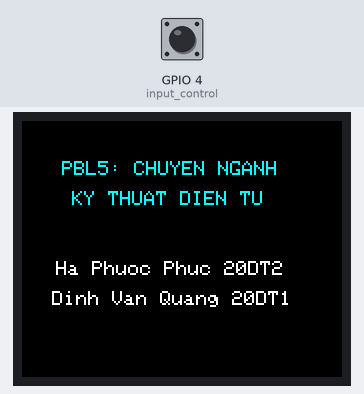
Simulated run of this sketch. Board: ESP32. On the bench: 160×128 colour display. Inputs (shaded band) come from the test bench; at power-on: GPIO 4 (input_control) HIGH. WiFi joins after 1.5 s; servers stay silent unless stated; uploads are accepted with an empty reply; the camera gives no picture; what the sketch prints to the serial monitor is not drawn.

Above: at 0.2 s.
At 4.0 s:
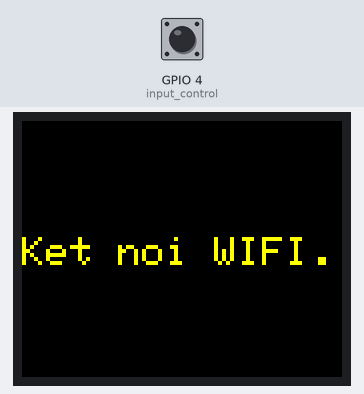
At 5.6 s:
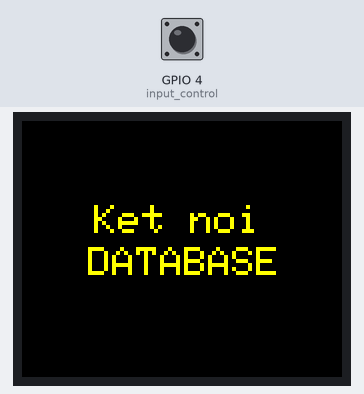
At 7.5 s:
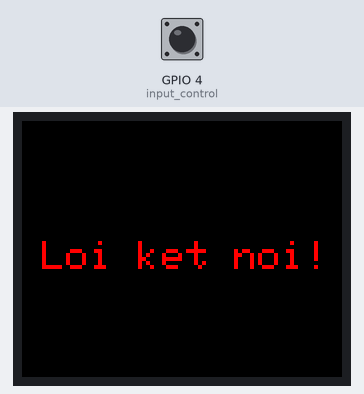

Measured:
- what the display in image 1 shows lasts 1.5 s, from 4.0 s to 5.5 s

The sketch:

ESP32Cam_Stream_Webserver_PHP.ino
```cpp
#include "esp_camera.h"
#include <WiFi.h>
#include <HTTPClient.h>
#include <ArduinoJson.h>
#include <Adafruit_GFX.h>
#include <Adafruit_ST7735.h>

//Vcc=5V, LED=3.3V
#define TFT_CS         15  //chip select connect to pin 15
#define TFT_RST        12   //reset connect to pin 2
#define TFT_A0         2   //AO/DC connect to pin 4
#define TFT_SDA        13  //Data = SDA/MOSI connect to pin 33
#define TFT_SCK        14  //Clock = SCK connect to pin 14

Adafruit_ST7735 tft = Adafruit_ST7735(TFT_CS, TFT_A0, TFT_SDA, TFT_SCK, TFT_RST);

//------------Dinh nghia mau sac----------------
#define BLACK 0x0000
#define BLUE 0x001F
#define RED 0xF800
#define GREEN 0x07E0
#define CYAN 0x07FF
#define MAGENTA 0xF81F
#define YELLOW 0xFFE0
#define WHITE 0xFFFF

// Cấu hình WiFi
const char* ssid = "LUN 1";
const char* password = "Xomtro179";

// URL của server
const char* serverUrl = "http://192.168.1.10:82/esp32cam/postdata.php";
const char* textServerUrl = "http://192.168.1.10:82/esp32cam/posttext.php";
const char* attendanceUrl = "http://192.168.1.10:82/esp32_employee_attendance/postdemo.php";

// Biến để theo dõi thời gian
unsigned long previousMillis = 0;
bool previousControlValue = 0;

// Biến cho hệ thống chấm công
String lastTimestamp = "";
bool isFirstRun = true;
unsigned long lastAttendanceCheck = 0;

#define input_control 4

void printText(char *text, uint16_t color, int x, int y,int textSize ){
  tft.setCursor(x, y);
  tft.setTextColor(color);
  tft.setTextSize(textSize);
  tft.print(text);
}

void setup() {
  Serial.begin(115200);
  tft.initR(INITR_BLACKTAB);      //Thiet lap LCD TFT
  tft.fillScreen(BLACK);          //Thiet lap mau nen LCD
  tft.setRotation(3);  // Giá trị 2 để xoay 180 độ

  printText("PBL5: CHUYEN NGANH", CYAN, 20, 20, 1);
  printText("KY THUAT DIEN TU", CYAN, 25, 35, 1);

  printText("Ha Phuoc Phuc 20DT2", WHITE, 17, 70, 1);
  printText("Dinh Van Quang 20DT1", WHITE, 15, 85, 1);
  delay(2000);

  pinMode(input_control, INPUT_PULLUP);
  Serial.println();

  // Cấu hình camera
  camera_config_t config;
  config.ledc_channel = LEDC_CHANNEL_0;
  config.ledc_timer = LEDC_TIMER_0;
  config.pin_d0 = 5;
  config.pin_d1 = 18;
  config.pin_d2 = 19;
  config.pin_d3 = 21;
  config.pin_d4 = 36;
  config.pin_d5 = 39;
  config.pin_d6 = 34;
  config.pin_d7 = 35;
  config.pin_xclk = 0;
  config.pin_pclk = 22;
  config.pin_vsync = 25;
  config.pin_href = 23;
  config.pin_sscb_sda = 26;
  config.pin_sscb_scl = 27;
  config.pin_pwdn = 32;
  config.pin_reset = -1;
  config.xclk_freq_hz = 20000000;
  config.pixel_format = PIXFORMAT_JPEG;

  if(psramFound()){
    config.frame_size = FRAMESIZE_VGA;
    config.jpeg_quality = 10;
    config.fb_count = 2;
  } else {
    config.frame_size = FRAMESIZE_SVGA;
    config.jpeg_quality = 12;
    config.fb_count = 1;
  }

  esp_err_t err = esp_camera_init(&config);
  if (err != ESP_OK) {
    Serial.printf("Khởi tạo Camera thất bại với error 0x%x", err);
    return;
  }

  sensor_t * s = esp_camera_sensor_get();
  s->set_vflip(s, 1);
  s->set_hmirror(s, 1);

  WiFi.begin(ssid, password);
  while (WiFi.status() != WL_CONNECTED) {
    delay(500);
    Serial.print(".");
  }
  tft.fillScreen(BLACK);
  printText("Ket noi WIFI.", YELLOW, 0, 58, 2);
  delay(1500);
  tft.fillScreen(BLACK);
  printText("Ket noi", YELLOW, 36, 42, 2);
  printText("DATABASE", YELLOW, 33, 63, 2);
  delay(1500);
  tft.fillScreen(BLACK);

  Serial.println("");
  Serial.println("WiFi đã kết nối");
  Serial.print("IP Address: ");
  Serial.println(WiFi.localIP());
}

// Hàm gửi chuỗi text
void sendText() {
  HTTPClient http;
  http.begin(textServerUrl);
  http.addHeader("Content-Type", "text/plain");

  int httpResponseCode = http.POST("CHAM_CONG");

  if(httpResponseCode > 0) {
    String response = http.getString();
    Serial.println("Text HTTP Response code: " + String(httpResponseCode));
    Serial.println(response);
  } else {
    Serial.print("Text Error code: ");
    Serial.println(httpResponseCode);
  }

  http.end();
}

// Hàm kiểm tra dữ liệu chấm công
void checkAttendance() {
  HTTPClient http;
  http.begin(attendanceUrl);

  int httpResponseCode = http.GET();

  if (httpResponseCode > 0) {
    String response = http.getString();

    StaticJsonDocument<2048> doc;
    DeserializationError error = deserializeJson(doc, response);

    if (error) {
      Serial.print("Lỗi parse JSON: ");
      Serial.println(error.c_str());
    } else {
      JsonArray array = doc.as<JsonArray>();

      if (array.size() > 0) {
        JsonObject latestRecord = array[0];
        String currentTimestamp = latestRecord["timestamp"].as<String>();

        if (isFirstRun) {
          lastTimestamp = currentTimestamp;
          isFirstRun = false;
          Serial.println("Đã bắt đầu theo dõi dữ liệu chấm công...");
          tft.fillScreen(BLACK);
          printText("Dang theo doi", CYAN, 0, 35, 2);
          printText("du lieu", CYAN, 0, 55, 2);
          printText("cham cong", CYAN, 0, 75, 2);
        }
        else if (currentTimestamp != lastTimestamp) {
          // Xóa màn hình trước khi hiển thị thông tin mới
          tft.fillScreen(BLACK);

          // Hiển thị tiêu đề
          printText("THONG TIN CHAM CONG", YELLOW, 23, 10, 1);
          printText("-------------------", WHITE, 23, 25, 1);

          // Hiển thị thông tin nhân viên
          String empName = latestRecord["employee_name"].as<String>();
          String status = latestRecord["status"].as<String>();

          printText("Nhan vien:", CYAN, 5, 41, 1);
          printText((char*)empName.c_str(), WHITE, 77, 37, 2);

          printText("Trang thai:", CYAN, 5, 62, 1);
          printText((char*)status.c_str(), RED, 77, 58, 2);
          // Hiển thị trạng thái với màu khác nhau
          // if(status == "CHECK IN") {
          //   printText((char*)status.c_str(), GREEN, 80, 75, 2);
          // } else {
          //   printText((char*)status.c_str(), RED, 80, 50, 2);
          // }

          // Tách và hiển thị thời gian
          int spaceIndex = currentTimestamp.indexOf(' ');
          String dateStr = currentTimestamp.substring(0, spaceIndex);
          String timeStr = currentTimestamp.substring(spaceIndex + 1);

          // Hiển thị thời gian
          printText("Thoi gian:", CYAN, 5, 83, 1);
          printText((char*)dateStr.c_str(), WHITE, 20, 95, 2);
          printText((char*)timeStr.c_str(), WHITE, 25, 114, 2);

          // In ra Serial để debug
          Serial.println("\n=== Dữ liệu chấm công mới ===");
          Serial.println("Nhân viên: " + empName);
          Serial.println("Trạng thái: " + status);
          Serial.println("Thời gian: " + currentTimestamp);
          Serial.println("-------------------");

          lastTimestamp = currentTimestamp;
        }
      }
    }
  } else {
    Serial.print("Lỗi HTTP request chấm công. Error code: ");
    Serial.println(httpResponseCode);
    // Hiển thị lỗi trên màn hình
    tft.fillScreen(BLACK);
    printText("Loi ket noi!", RED, 10, 60, 2);
  }

  http.end();
}

void loop() {
  if(WiFi.status() != WL_CONNECTED) {
    Serial.println("WiFi mất kết nối!");
    return;
  }

  // Xử lý nút nhấn
  int control_value = digitalRead(input_control);
  if (millis() - previousMillis >= 500 && control_value == 1 && previousControlValue == 0) {
    sendText();
    previousMillis = millis();
  }
  previousControlValue = control_value;

  /*
    khi chưa nhấn thì control_value = 0 (sai), previousControlValue = 0 (thỏa)
    khi nhấn lần 1 thì control_value = 1 (thỏa), previousControlValue = 0 (thỏa)
             lúc thả ra thì control_value = 0 (sai), previousControlValue = 0 (thỏa)
    khi nhấn lần 2 thì control_value = 1 (thỏa), previousControlValue = 0 (thỏa)
    chỉ gửi tin nhắn khi trạng thái thay đổi từ 0 sang 1
    chỉ gửi tin nhắn khi nút được nhấn từ trạng thái thả trước đó
  */

  // Kiểm tra dữ liệu chấm công mỗi 5 giây
  if (millis() - lastAttendanceCheck >= 5000) {
    checkAttendance();
    lastAttendanceCheck = millis();
  }

  // Chụp và gửi ảnh
  camera_fb_t * fb = esp_camera_fb_get();
  if(!fb) {
    Serial.println("Chụp ảnh thất bại");
    return;
  }

  HTTPClient http;
  http.begin(serverUrl);
  http.addHeader("Content-Type", "image/jpeg");

  int httpResponseCode = http.POST(fb->buf, fb->len);

  if(httpResponseCode > 0) {
    String response = http.getString();
    // Serial.println("Image HTTP Response code: " + String(httpResponseCode));
    // Serial.println(response);
    // Serial.println(" ");
  } else {
    Serial.print("Image Error code: ");
    Serial.println(httpResponseCode);
  }

  esp_camera_fb_return(fb);
  http.end();

  delay(50);
}
```
